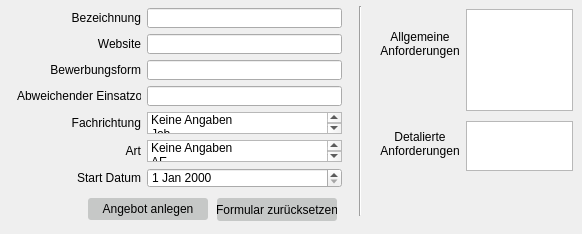
      <widget class="QWidget" name="tab2Angebote">
       <attribute name="title">
        <string>Ausbilding, Praktika und Jobangebote</string>
       </attribute>
       <widget class="Line" name="line">
        <property name="geometry">
         <rect>
          <x>350</x>
          <y>6</y>
          <width>20</width>
          <height>210</height>
         </rect>
        </property>
        <property name="orientation">
         <enum>Qt::Vertical</enum>
        </property>
       </widget>
       <widget class="QWidget" name="layoutWidget">
        <property name="geometry">
         <rect>
          <x>380</x>
          <y>5</y>
          <width>193</width>
          <height>210</height>
         </rect>
        </property>
        <layout class="QHBoxLayout" name="horizontalLayout_8">
         <item>
          <layout class="QVBoxLayout" name="verticalLayout_11">
           <item>
            <spacer name="verticalSpacer_5">
             <property name="orientation">
              <enum>Qt::Vertical</enum>
             </property>
             <property name="sizeType">
              <enum>QSizePolicy::Fixed</enum>
             </property>
             <property name="sizeHint" stdset="0">
              <size>
               <width>20</width>
               <height>25</height>
              </size>
             </property>
            </spacer>
           </item>
           <item>
            <widget class="QLabel" name="label_30">
             <property name="maximumSize">
              <size>
               <width>16777215</width>
               <height>102</height>
              </size>
             </property>
             <property name="text">
              <string>&lt;html&gt;&lt;head/&gt;&lt;body&gt;&lt;p align=&quot;center&quot;&gt;Allgemeine &lt;br/&gt;Anforderungen&lt;/p&gt;&lt;/body&gt;&lt;/html&gt;</string>
             </property>
            </widget>
           </item>
           <item>
            <spacer name="verticalSpacer_3">
             <property name="orientation">
              <enum>Qt::Vertical</enum>
             </property>
             <property name="sizeType">
              <enum>QSizePolicy::Fixed</enum>
             </property>
             <property name="sizeHint" stdset="0">
              <size>
               <width>0</width>
               <height>0</height>
              </size>
             </property>
            </spacer>
           </item>
           <item>
            <spacer name="verticalSpacer_7">
             <property name="orientation">
              <enum>Qt::Vertical</enum>
             </property>
             <property name="sizeHint" stdset="0">
              <size>
               <width>20</width>
               <height>40</height>
              </size>
             </property>
            </spacer>
           </item>
           <item>
            <widget class="QLabel" name="label_29">
             <property name="maximumSize">
              <size>
               <width>16777215</width>
               <height>50</height>
              </size>
             </property>
             <property name="text">
              <string>&lt;html&gt;&lt;head/&gt;&lt;body&gt;&lt;p align=&quot;center&quot;&gt;Detalierte&lt;br/&gt;Anforderungen&lt;/p&gt;&lt;/body&gt;&lt;/html&gt;</string>
             </property>
            </widget>
           </item>
           <item>
            <spacer name="verticalSpacer_6">
             <property name="orientation">
              <enum>Qt::Vertical</enum>
             </property>
             <property name="sizeType">
              <enum>QSizePolicy::Fixed</enum>
             </property>
             <property name="sizeHint" stdset="0">
              <size>
               <width>20</width>
               <height>57</height>
              </size>
             </property>
            </spacer>
           </item>
          </layout>
         </item>
         <item>
          <layout class="QVBoxLayout" name="verticalLayout_10">
           <item>
            <widget class="QPlainTextEdit" name="angebotAnforderungen">
             <property name="maximumSize">
              <size>
               <width>16777215</width>
               <height>102</height>
              </size>
             </property>
            </widget>
           </item>
           <item>
            <layout class="QHBoxLayout" name="horizontalLayout_6">
             <item>
              <widget class="QPlainTextEdit" name="angebotAnforderungenZusatz">
               <property name="maximumSize">
                <size>
                 <width>186</width>
                 <height>50</height>
                </size>
               </property>
               <property name="plainText">
                <string/>
               </property>
              </widget>
             </item>
            </layout>
           </item>
           <item>
            <spacer name="verticalSpacer_4">
             <property name="orientation">
              <enum>Qt::Vertical</enum>
             </property>
             <property name="sizeType">
              <enum>QSizePolicy::Fixed</enum>
             </property>
             <property name="sizeHint" stdset="0">
              <size>
               <width>20</width>
               <height>40</height>
              </size>
             </property>
            </spacer>
           </item>
          </layout>
         </item>
        </layout>
       </widget>
       <widget class="QWidget" name="layoutWidget">
        <property name="geometry">
         <rect>
          <x>16</x>
          <y>4</y>
          <width>326</width>
          <height>221</height>
         </rect>
        </property>
        <layout class="QVBoxLayout" name="verticalLayout_18">
         <item>
          <layout class="QGridLayout" name="gridLayout_15">
           <item row="10" column="0">
            <widget class="QLabel" name="label_33">
             <property name="minimumSize">
              <size>
               <width>120</width>
               <height>22</height>
              </size>
             </property>
             <property name="maximumSize">
              <size>
               <width>16777215</width>
               <height>22</height>
              </size>
             </property>
             <property name="text">
              <string>&lt;html&gt;&lt;head/&gt;&lt;body&gt;&lt;p align=&quot;right&quot;&gt;Fachrichtung&lt;/p&gt;&lt;/body&gt;&lt;/html&gt;</string>
             </property>
            </widget>
           </item>
           <item row="5" column="1">
            <widget class="QLineEdit" name="angebotWebsite">
             <property name="minimumSize">
              <size>
               <width>195</width>
               <height>20</height>
              </size>
             </property>
             <property name="maximumSize">
              <size>
               <width>195</width>
               <height>20</height>
              </size>
             </property>
            </widget>
           </item>
           <item row="5" column="0">
            <widget class="QLabel" name="label_36">
             <property name="minimumSize">
              <size>
               <width>120</width>
               <height>20</height>
              </size>
             </property>
             <property name="maximumSize">
              <size>
               <width>16777215</width>
               <height>20</height>
              </size>
             </property>
             <property name="text">
              <string>&lt;html&gt;&lt;head/&gt;&lt;body&gt;&lt;p align=&quot;right&quot;&gt;Website&lt;/p&gt;&lt;/body&gt;&lt;/html&gt;</string>
             </property>
            </widget>
           </item>
           <item row="10" column="1">
            <widget class="QListWidget" name="angebotFachrichtung">
             <property name="minimumSize">
              <size>
               <width>195</width>
               <height>22</height>
              </size>
             </property>
             <property name="maximumSize">
              <size>
               <width>195</width>
               <height>22</height>
              </size>
             </property>
             <item>
              <property name="text">
               <string>Keine Angaben</string>
              </property>
             </item>
             <item>
              <property name="text">
               <string>Job</string>
              </property>
             </item>
             <item>
              <property name="text">
               <string>Ausbildung</string>
              </property>
             </item>
             <item>
              <property name="text">
               <string>Praktikum</string>
              </property>
             </item>
            </widget>
           </item>
           <item row="11" column="0">
            <widget class="QLabel" name="label_31">
             <property name="minimumSize">
              <size>
               <width>120</width>
               <height>22</height>
              </size>
             </property>
             <property name="maximumSize">
              <size>
               <width>16777215</width>
               <height>22</height>
              </size>
             </property>
             <property name="text">
              <string>&lt;html&gt;&lt;head/&gt;&lt;body&gt;&lt;p align=&quot;right&quot;&gt;Art&lt;/p&gt;&lt;/body&gt;&lt;/html&gt;</string>
             </property>
            </widget>
           </item>
           <item row="9" column="1">
            <widget class="QLineEdit" name="angebotEinsatzortAbw">
             <property name="minimumSize">
              <size>
               <width>195</width>
               <height>20</height>
              </size>
             </property>
             <property name="maximumSize">
              <size>
               <width>195</width>
               <height>20</height>
              </size>
             </property>
            </widget>
           </item>
           <item row="9" column="0">
            <widget class="QLabel" name="label_28">
             <property name="minimumSize">
              <size>
               <width>120</width>
               <height>20</height>
              </size>
             </property>
             <property name="maximumSize">
              <size>
               <width>16777215</width>
               <height>20</height>
              </size>
             </property>
             <property name="text">
              <string>&lt;html&gt;&lt;head/&gt;&lt;body&gt;&lt;p align=&quot;right&quot;&gt;Abweichender Einsatzort&lt;/p&gt;&lt;/body&gt;&lt;/html&gt;</string>
             </property>
            </widget>
           </item>
           <item row="13" column="1">
            <widget class="QDateEdit" name="angebotDate">
             <property name="minimumSize">
              <size>
               <width>195</width>
               <height>20</height>
              </size>
             </property>
             <property name="maximumSize">
              <size>
               <width>195</width>
               <height>20</height>
              </size>
             </property>
            </widget>
           </item>
           <item row="2" column="1">
            <widget class="QLineEdit" name="angebotBezeichnung">
             <property name="minimumSize">
              <size>
               <width>195</width>
               <height>20</height>
              </size>
             </property>
             <property name="maximumSize">
              <size>
               <width>195</width>
               <height>20</height>
              </size>
             </property>
            </widget>
           </item>
           <item row="8" column="1">
            <widget class="QLineEdit" name="angebotForm">
             <property name="minimumSize">
              <size>
               <width>195</width>
               <height>20</height>
              </size>
             </property>
             <property name="maximumSize">
              <size>
               <width>195</width>
               <height>20</height>
              </size>
             </property>
            </widget>
           </item>
           <item row="2" column="0">
            <widget class="QLabel" name="label_27">
             <property name="minimumSize">
              <size>
               <width>120</width>
               <height>20</height>
              </size>
             </property>
             <property name="maximumSize">
              <size>
               <width>16777215</width>
               <height>20</height>
              </size>
             </property>
             <property name="text">
              <string>&lt;html&gt;&lt;head/&gt;&lt;body&gt;&lt;p align=&quot;right&quot;&gt;Bezeichnung&lt;/p&gt;&lt;/body&gt;&lt;/html&gt;</string>
             </property>
            </widget>
           </item>
           <item row="11" column="1">
            <widget class="QListWidget" name="angebotArt">
             <property name="minimumSize">
              <size>
               <width>195</width>
               <height>22</height>
              </size>
             </property>
             <property name="maximumSize">
              <size>
               <width>195</width>
               <height>22</height>
              </size>
             </property>
             <property name="movement">
              <enum>QListView::Static</enum>
             </property>
             <property name="isWrapping" stdset="0">
              <bool>false</bool>
             </property>
             <property name="resizeMode">
              <enum>QListView::Fixed</enum>
             </property>
             <property name="layoutMode">
              <enum>QListView::SinglePass</enum>
             </property>
             <item>
              <property name="text">
               <string>Keine Angaben</string>
              </property>
             </item>
             <item>
              <property name="text">
               <string>AE</string>
              </property>
             </item>
             <item>
              <property name="text">
               <string>SI</string>
              </property>
             </item>
             <item>
              <property name="text">
               <string>ITSK</string>
              </property>
             </item>
            </widget>
           </item>
           <item row="13" column="0">
            <widget class="QLabel" name="label_34">
             <property name="minimumSize">
              <size>
               <width>120</width>
               <height>20</height>
              </size>
             </property>
             <property name="maximumSize">
              <size>
               <width>16777215</width>
               <height>20</height>
              </size>
             </property>
             <property name="text">
              <string>&lt;html&gt;&lt;head/&gt;&lt;body&gt;&lt;p align=&quot;right&quot;&gt;Start Datum&lt;/p&gt;&lt;/body&gt;&lt;/html&gt;</string>
             </property>
            </widget>
           </item>
           <item row="8" column="0">
            <widget class="QLabel" name="label_35">
             <property name="minimumSize">
              <size>
               <width>120</width>
               <height>20</height>
              </size>
             </property>
             <property name="maximumSize">
              <size>
               <width>16777215</width>
               <height>20</height>
              </size>
             </property>
             <property name="text">
              <string>&lt;html&gt;&lt;head/&gt;&lt;body&gt;&lt;p align=&quot;right&quot;&gt;Bewerbungsform&lt;/p&gt;&lt;/body&gt;&lt;/html&gt;</string>
             </property>
            </widget>
           </item>
          </layout>
         </item>
         <item>
          <layout class="QHBoxLayout" name="horizontalLayout_14">
           <item>
            <spacer name="horizontalSpacer_17">
             <property name="orientation">
              <enum>Qt::Horizontal</enum>
             </property>
             <property name="sizeType">
              <enum>QSizePolicy::Fixed</enum>
             </property>
             <property name="sizeHint" stdset="0">
              <size>
               <width>69</width>
               <height>20</height>
              </size>
             </property>
            </spacer>
           </item>
           <item>
            <widget class="QPushButton" name="angebotAnlegen">
             <property name="minimumSize">
              <size>
               <width>0</width>
               <height>22</height>
              </size>
             </property>
             <property name="maximumSize">
              <size>
               <width>120</width>
               <height>22</height>
              </size>
             </property>
             <property name="styleSheet">
              <string notr="true">background-color: rgb(198, 200, 199);
border-radius: 3px;
border-width: 2px;
</string>
             </property>
             <property name="text">
              <string>Angebot anlegen</string>
             </property>
            </widget>
           </item>
           <item>
            <widget class="QPushButton" name="angebotReset">
             <property name="minimumSize">
              <size>
               <width>0</width>
               <height>22</height>
              </size>
             </property>
             <property name="maximumSize">
              <size>
               <width>120</width>
               <height>23</height>
              </size>
             </property>
             <property name="styleSheet">
              <string notr="true">background-color: rgb(198, 200, 199);
border-radius: 3px;
border-width: 2px;
</string>
             </property>
             <property name="text">
              <string>Formular zurücksetzen</string>
             </property>
            </widget>
           </item>
          </layout>
         </item>
        </layout>
       </widget>
      </widget>
